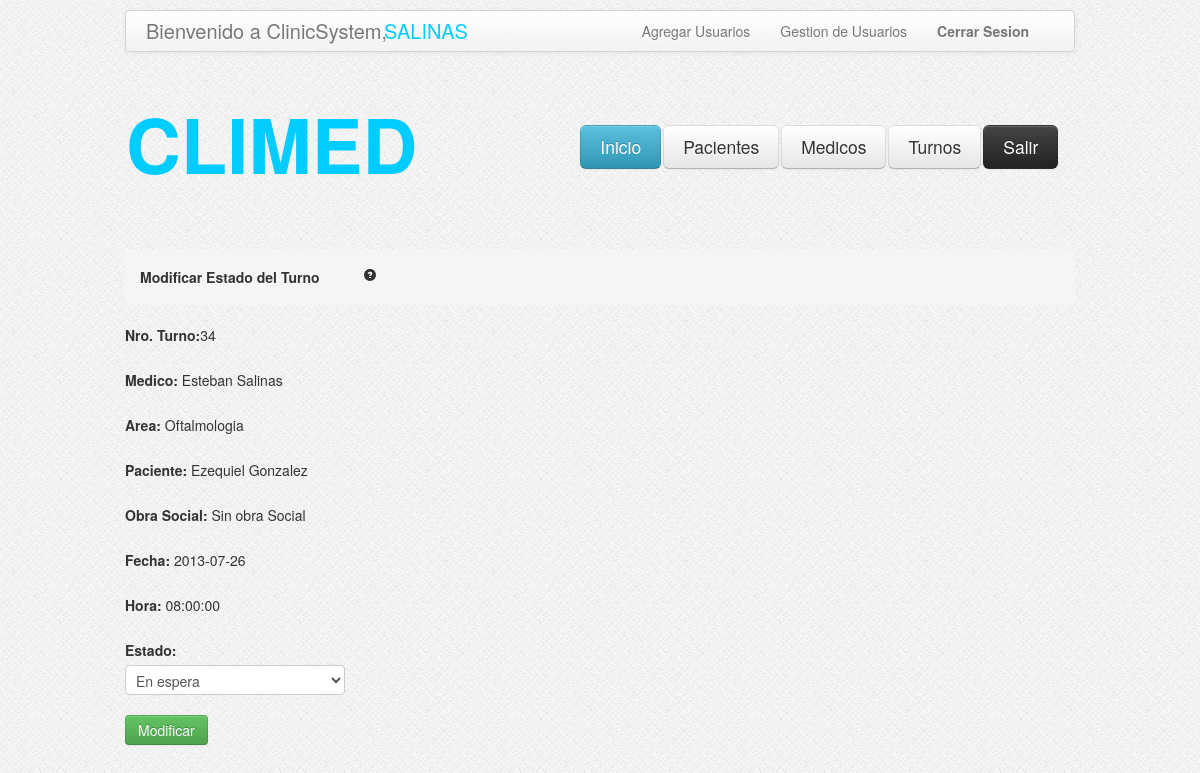
/ModificarEstado.php?idturno=34 (signed in), run on the app's committed database.
### tables this page shows
CREATE TABLE IF NOT EXISTS `turnos` (
  `idturno` int(11) NOT NULL AUTO_INCREMENT,
  `idmedico` int(11) NOT NULL,
  `idpaciente` int(11) NOT NULL,
  `idobra` int(11) DEFAULT NULL,
  `idhora` int(11) NOT NULL,
  `fecha` date NOT NULL,
  `idespecialidad` int(11) NOT NULL,
  `estado` varchar(500) NOT NULL DEFAULT 'en espera',
  PRIMARY KEY (`idturno`)
);

CREATE TABLE IF NOT EXISTS `medicos` (
  `idmedico` int(11) NOT NULL AUTO_INCREMENT,
  `nombre` varchar(100) NOT NULL,
  `apellido` varchar(100) NOT NULL,
  `nromatricula` int(11) NOT NULL,
  `email` varchar(100) NOT NULL,
  `telefono` int(25) NOT NULL,
  `fechaNac` date NOT NULL,
  `dni` int(11) NOT NULL,
  `direccion` varchar(255) DEFAULT NULL,
  `activo` tinyint(1) NOT NULL DEFAULT '1',
  PRIMARY KEY (`idmedico`)
);

CREATE TABLE IF NOT EXISTS `especialidades` (
  `idespecialidad` int(11) NOT NULL AUTO_INCREMENT,
  `nombre` varchar(200) NOT NULL,
  `activo` tinyint(1) NOT NULL DEFAULT '1',
  PRIMARY KEY (`idespecialidad`)
);

CREATE TABLE IF NOT EXISTS `pacientes` (
  `idpaciente` int(11) NOT NULL AUTO_INCREMENT,
  `dni` int(11) NOT NULL,
  `apellido` varchar(100) NOT NULL,
  `nombre` varchar(100) NOT NULL,
  `email` varchar(100) DEFAULT NULL,
  `telefono` int(11) NOT NULL,
  `fechaNac` date NOT NULL,
  `direccion` varchar(255) NOT NULL,
  `activo` tinyint(4) NOT NULL DEFAULT '1',
  PRIMARY KEY (`idpaciente`)
);

CREATE TABLE IF NOT EXISTS `hora` (
  `idhora` int(11) NOT NULL AUTO_INCREMENT,
  `hora` time NOT NULL,
  PRIMARY KEY (`idhora`)
);

### ModificarEstado.php (the view, shortened to what this page needs)
 <?php
	$turnos = "SELECT medicos.nombre as nommed,medicos.apellido as apemed , e.nombre as area, pacientes.nombre as pacnom
	            ,pacientes.apellido as pacape,
                 hora.hora, ifnull(obrasociales.nombre,'Sin obra Social') as nomobra, t.fecha, t.idturno,t.estado
               	FROM turnos as t
	             inner join medicos on medicos.idmedico=t.idmedico
				 inner join pacientes on pacientes.idpaciente=t.idpaciente
				 left join obrasociales on obrasociales.idobra=t.idobra
				 inner join hora on hora.idhora=t.idhora
				 inner join especialidades as e on t.idespecialidad = e.idespecialidad
				 WHERE t.idturno = ".$_GET['idturno'].";
				 ";
	$restur = mysql_query($turnos);
?>
<head>
	<link rel="stylesheet" type="text/css" href="css/estilo.css"/>
	<link rel="stylesheet" type="text/css" href="css/bootstrap.css"/>
	<link rel="stylesheet" type="text/css" href="css/bootstrap-responsive.css"/>
</head>
<body style="background-image:url('images/bg.png')">
 	<?php include_once('header.php'); ?>
	<div class="encapsulador">
		<div class="contenedor">
			<ul class="breadcrumb">
				<li>
					<h5>Modificar Estado del Turno <a href="#" style="margin-left: 40px;"><i class="icon-question-sign"></i></a></h5>
				</li>
			</ul>
		   <div id="form-turno">
			   <form class="form-horizontal" name="filtro" method="POST" action="UpdateEstado.php" enctype="multipart/form-data" >
			  		<?php while ($turno = mysql_fetch_array($restur)) { ?>
					<div class="control-group">
						<label> <b>Nro. Turno:</b><?php echo $turno['idturno'];?> </label>
					</div>
			  		<div class="control-group">
						<label> <b> Medico:  </b><?php echo $turno['nommed'];?> <?php echo $turno['apemed']; ?></label>
					</div>
					<div class="control-group">
						<label>  <b>Area: </b><?php echo $turno['area'];  ?></label>
					</div>
					<div class="control-group">
						<label>  <b>Paciente: </b> <?php echo $turno['pacnom'];?> <?php echo $turno['pacape'];?> </label>
					</div>
					<div class="control-group">
						<label> <b> Obra Social: </b> <?php echo $turno['nomobra'];?> </label>
					</div>
					<div class="control-group">
						<label>  <b>Fecha:  </b><?php echo $turno['fecha'];?> </label>
					</div>
					<div class="control-group">
						<label>  <b>Hora: </b> <?php echo $turno['hora'];?> </label>
					</div>
					<div class="control-group">
						<label>  <b>Estado:  </b> </label>
						<select  id="estado" name="estado">
							<option  value="en espera">En espera</option>
						</select>
					</div>
					<a data-toggle="modal" role="button" href="#modificar" class="btnsubmit btn-success">Modificar</a>
			</form>
	<?php } ?>
		</div>
	</div>
</body>
</html>

### css/estilo.css (style rules this page uses)
.encapsulador { width:950px; height:auto; margin: auto; }
.contenedor { margin-top: 75px; }

### data on the page
turnos: idturno "34", idmedico.nombre "Esteban", idmedico.apellido "Salinas", idespecialidad.nombre "Oftalmologia", idpaciente.nombre "Ezequiel", idpaciente.apellido "Gonzalez", nomobra "Sin obra Social", fecha "2013-07-26", idhora.hora "08:00:00"

### other printed values
$usuario "SALINAS"
